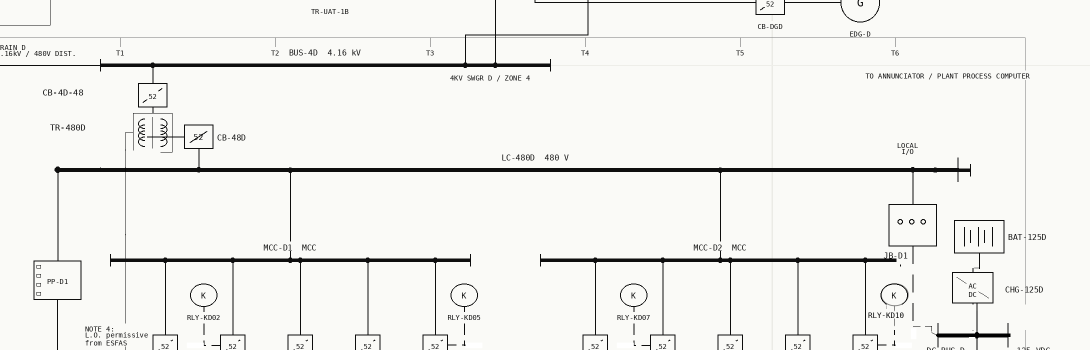
#> input picture INL works/Improved -- blind iteration on different input combinations/13/Raw + wires + junctions + OCR/codes/crop_raw_bottom_d_power.png, 2180 x 700 px, given in place of raw -- synthetic diagram _.png, which was not available (shown at 1/2 size)
$ python prepare_evidence_crops.py
#> lines starting #> are read from the running program, lines starting #| are printed output that depends on the picture
from pathlib import Path

from PIL import Image, ImageEnhance


BASE = Path(r"C:\Asif_all_python_projects\INL\Improved -- blind iteration on different input combinations\13\Raw + wires + junctions + OCR")
CODES = BASE / "codes"

SOURCES = {
    "raw": BASE / "raw -- synthetic diagram _.png",
    "labels": BASE / "component_labels_banners_overlay.png",
    "wires": BASE / "wire_nodes_overlay.png",
    "mask_overlay": BASE / "wires_mask_overlay.png",
}

CROPS = {
    "common_source_230kv_sut": (250, 320, 1650, 920),
    "top_a_power": (430, 720, 2600, 1420),
    "top_b_power": (2680, 720, 4860, 1420),
    "train_a_mcc_dc": (430, 1120, 2600, 1960),
    "train_b_mcc_dc": (2680, 1120, 4860, 1960),
    "middle_source_tie_cd": (330, 1850, 4650, 2380),
    "bottom_c_power": (430, 2020, 2600, 2720),
    "bottom_d_power": (2680, 2020, 4860, 2720),
    "train_c_mcc_dc": (430, 2420, 2600, 3260),
    "train_d_mcc_dc": (2680, 2420, 4860, 3260),
    "plant_ground_center": (2100, 3000, 3000, 3620),
    "notes_legend_schedule_title": (5000, 240, 6320, 4010),
}


def save_crop(img_path: Path, prefix: str) -> None:
#> called with prefix = 'raw'
    with Image.open(img_path) as im:
#> im is the input picture: PIL image 2180x700 RGBA; mean R, G, B, A 240.6, 240.6, 237.8, 255
        for name, box in CROPS.items():
            im.crop(box).save(CODES / f"crop_{prefix}_{name}.png")
#> this loop made 12 passes
#> pass 1, in save_crop, `im.crop(box).save(CODES / f"crop_{prefix}_{name}.png")`:
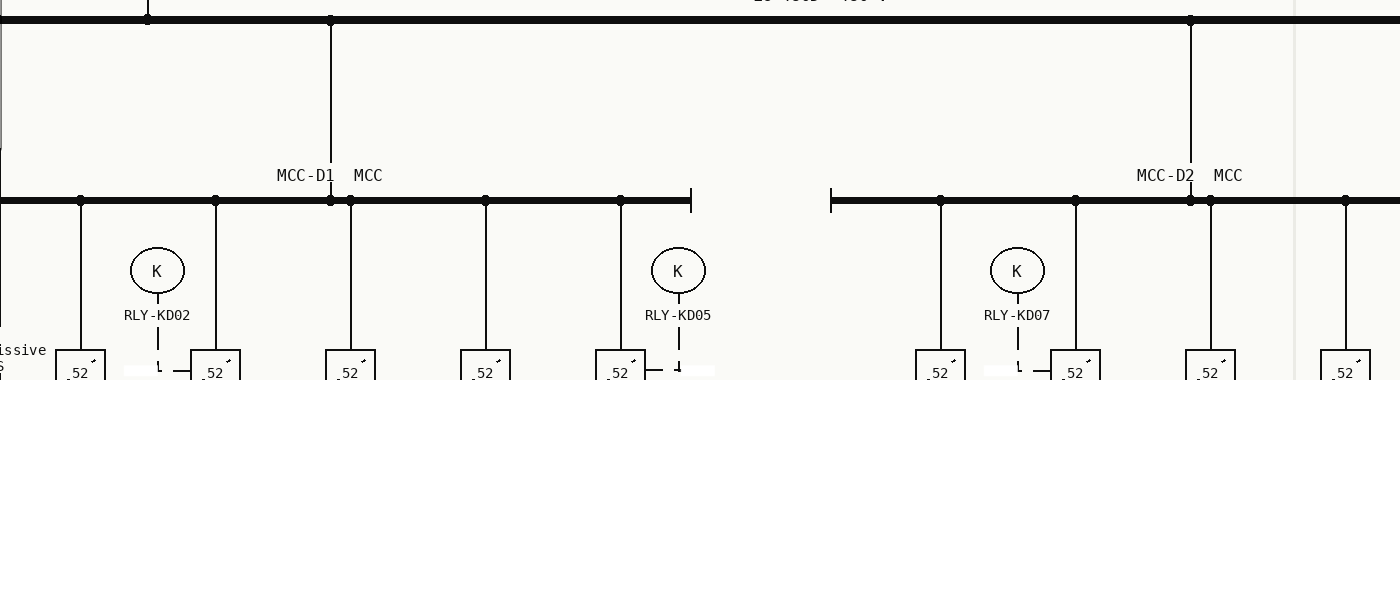
#> saved as crop_raw_common_source_230kv_sut.png: PIL image 1400x600 RGBA; mean R, G, B, A 150.1, 150.1, 148.3, 161.5; transparent parts drawn white


def save_contrast_crop(img_path: Path, prefix: str, crop_name: str) -> None:
    with Image.open(img_path).convert("RGB") as im:
        crop = im.crop(CROPS[crop_name])
        crop = ImageEnhance.Contrast(crop).enhance(1.9)
        crop = ImageEnhance.Sharpness(crop).enhance(1.55)
        crop.save(CODES / f"contrast_crop_{prefix}_{crop_name}.png")


def main() -> None:
    CODES.mkdir(exist_ok=True)
    for prefix, img_path in SOURCES.items():
        save_crop(img_path, prefix)
#> pass 2 of the loop in main, `for prefix, img_path in SOURCES.items():`:
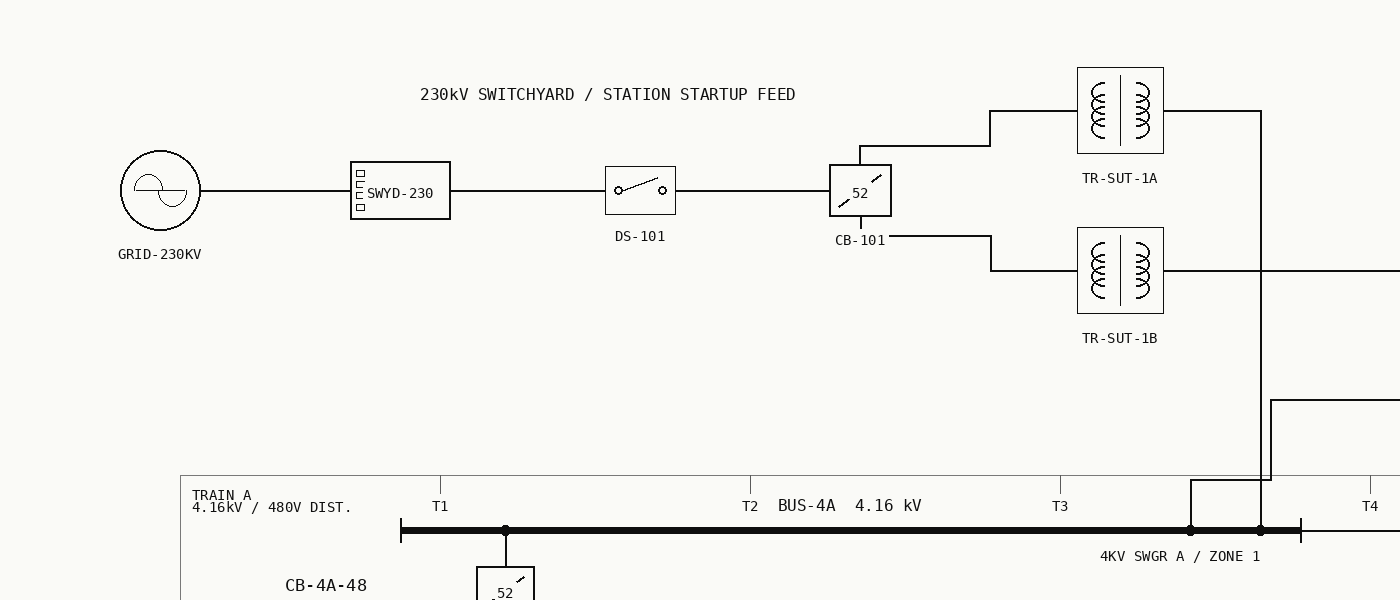
#> input picture INL works/Improved -- blind iteration on different input combinations/13/Raw + wires + junctions + OCR/codes/crop_raw_common_source_230kv_sut.png, 1400 x 600 px, given in place of component_labels_banners_overlay.png, which was not available
#> in save_crop, im is the input picture: PIL image 1400x600 RGBA; mean R, G, B, A 244.4, 244.4, 241.5, 255
#> the loop in save_crop (call 2), `for name, box in CROPS.items():` made 12 passes
#> pass 1, in save_crop (call 2), `im.crop(box).save(CODES / f"crop_{prefix}_{name}.png")`:
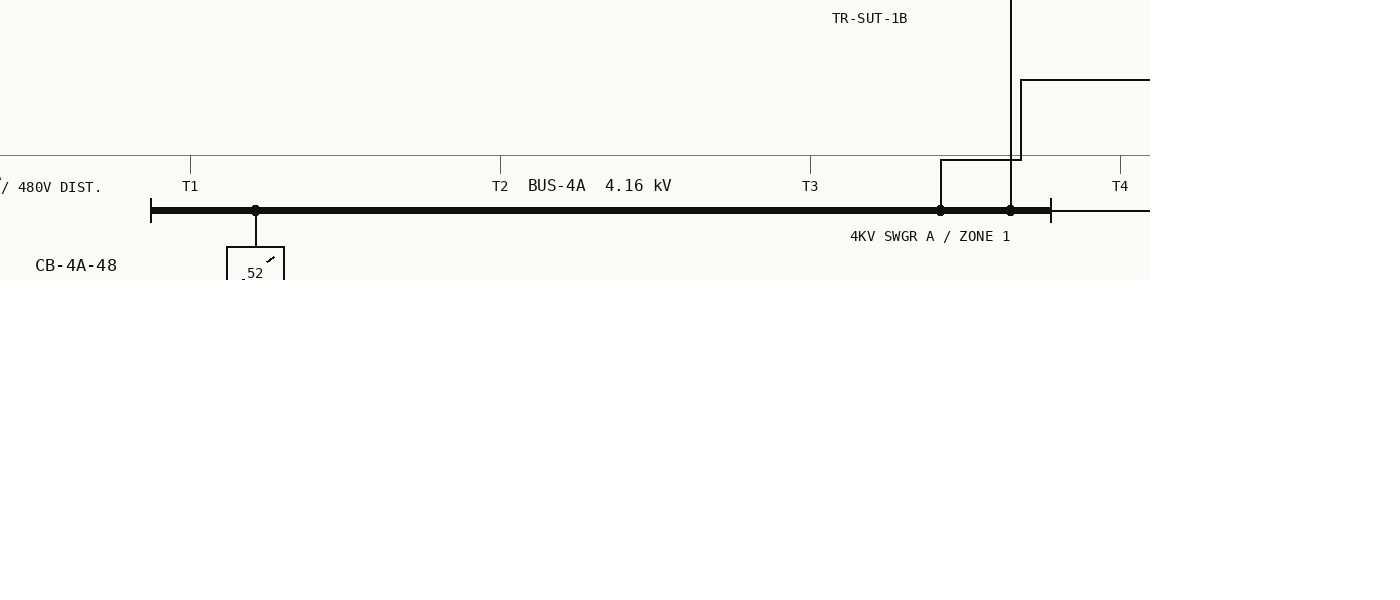
#> saved as crop_labels_common_source_230kv_sut.png: PIL image 1400x600 RGBA; mean R, G, B, A 92.9, 92.9, 91.8, 97.8; transparent parts drawn white
    for crop_name in (
        "common_source_230kv_sut",
        "top_a_power",
        "top_b_power",
        "train_a_mcc_dc",
        "train_b_mcc_dc",
        "middle_source_tie_cd",
        "bottom_c_power",
        "bottom_d_power",
        "train_c_mcc_dc",
        "train_d_mcc_dc",
        "plant_ground_center",
    ):
        save_contrast_crop(SOURCES["raw"], "raw", crop_name)


if __name__ == "__main__":
#> (the run stopped early here; a loop or call above may not have finished)
